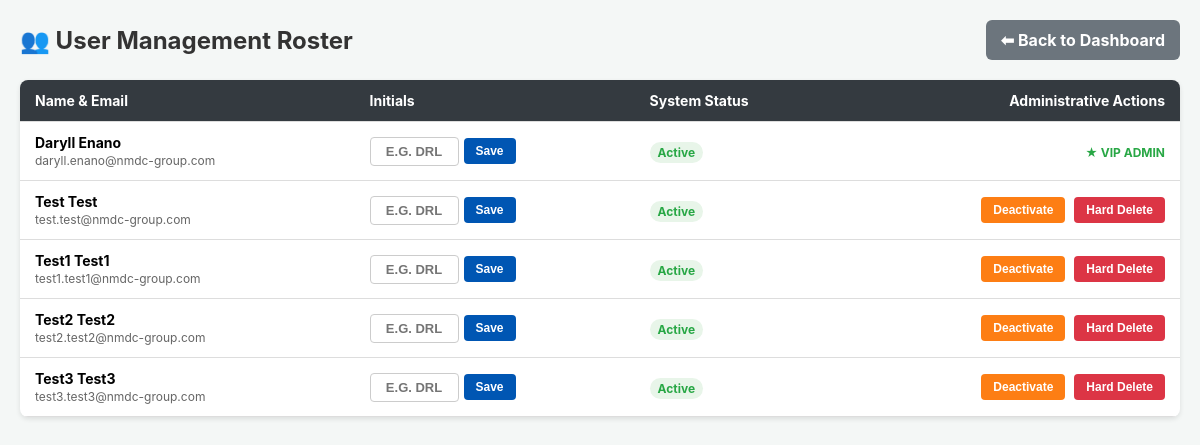
The app's page /manage_users (signed in) with its own data.
### app.py (models this page shows)
class User(UserMixin, db.Model):
    id = db.Column(db.Integer, primary_key=True)
    email = db.Column(db.String(120), unique=True, nullable=False)
    name = db.Column(db.String(100), nullable=False)
    password_hash = db.Column(db.String(256), nullable=False)
    is_approved = db.Column(db.Boolean, default=False)
    is_active = db.Column(db.Boolean, default=True)
    initials = db.Column(db.String(10), nullable=True)

### app.py (the view)
@app.route('/manage_users')
@login_required
def manage_users():
    if current_user.email not in ADMIN_EMAILS:
        flash('Access Denied: Admins only.', 'error')
        return redirect(url_for('dashboard'))
    users = User.query.order_by(User.name.asc()).all()
    return render_template('manage_users.html', users=users)

### app.py (called while the page is built)
@login_manager.user_loader
def load_user(user_id):
    return User.query.get(int(user_id))

### templates/manage_users.html (shortened to what this page needs)
<!DOCTYPE html>
<html lang="en">
<head>
</head>
<body>
    <div class="header">
        <h2 style="margin: 0; color: #333;">👥 User Management Roster</h2>
        <a href="/admin_dashboard" class="btn-back">⬅ Back to Dashboard</a>
    </div>
    <table>
        <tr>
            <th>Name & Email</th>
            <th>Initials</th>
            <th>System Status</th>
            <th style="text-align: right;">Administrative Actions</th>
        </tr>
        {% for u in users %}
        {% if u.is_approved %}
        <tr class="{% if u.is_active == False %}row-deactivated{% endif %}">
            <td>
                <strong>{{ u.name }}</strong><br>
                <span style="color:#666; font-size:12px;">{{ u.email }}</span>
            </td>
            <td>
                <form action="/update_initials/{{ u.id }}" method="POST" style="display: flex; gap: 5px; align-items: center; margin: 0;">
                    <input type="text" name="initials" value="{{ u.initials or '' }}" placeholder="e.g. DRL" maxlength="5" style="width: 75px; padding: 6px; border: 1px solid #ccc; border-radius: 4px; text-transform: uppercase; font-size: 13px; font-weight: bold; text-align: center;">
                    <button type="submit" style="background: #0056b3; color: white; border: none; padding: 6px 12px; border-radius: 4px; cursor: pointer; font-size: 12px; font-weight: bold;">Save</button>
                </form>
            </td>
            <td>
                {% if u.is_active != False %}
                    <span style="color: #28a745; font-weight: bold; background: #e8f5e9; padding: 3px 8px; border-radius: 12px; font-size: 12px;">Active</span>
                {% else %}
                    <span style="color: #dc3545; font-weight: bold; background: #fdeaea; padding: 3px 8px; border-radius: 12px; font-size: 12px;">Deactivated</span>
                {% endif %}
            </td>
            <td style="text-align: right;">
                {% if u.email not in ['daryll.enano@nmdc-group.com', 'mohamad.hediarto@nmdc-group.com', 'mok.heng@nmdc-group.com'] %}
                    <form action="/toggle_active/{{ u.id }}" method="POST" style="display:inline; margin-right: 5px;">
                        {% if u.is_active != False %}
                            <button type="submit" class="btn-action btn-deactivate" onclick="return confirm('Deactivate {{ u.name }}? They will be blocked from logging in.');">Deactivate</button>
                        {% else %}
                            <button type="submit" class="btn-action btn-reactivate">Reactivate</button>
                        {% endif %}
                    </form>
                    <form action="/delete_user/{{ u.id }}" method="POST" style="display:inline;">
                        <button type="submit" class="btn-action btn-delete" onclick="return confirm('DANGER: Permanently wipe {{ u.name }} from the database?');">Hard Delete</button>
                    </form>
                {% else %}
                    <span style="color: #28a745; font-weight: bold; font-size: 12px;">★ VIP ADMIN</span>
                {% endif %}
            </td>
        </tr>
        {% endif %}
        {% endfor %}
    </table>
</body>
</html>

### templates/manage_users.html (style rules this page uses)
body { font-family: -apple-system, BlinkMacSystemFont, Arial, sans-serif; background-color: #f4f7f6; padding: 20px; margin: 0; }
.header { display: flex; justify-content: space-between; align-items: center; margin-bottom: 20px; }
.btn-back { background-color: #6c757d; color: white; padding: 10px 15px; text-decoration: none; border-radius: 6px; font-weight: bold; }
table { width: 100%; border-collapse: collapse; background: white; border-radius: 8px; overflow: hidden; box-shadow: 0 2px 5px rgba(0,0,0,0.1); }
th, td { padding: 12px 15px; text-align: left; border-bottom: 1px solid #ddd; font-size: 14px; vertical-align: middle; }
th { background-color: #343a40; color: white; }
.btn-action { color: white; border: none; padding: 6px 12px; border-radius: 4px; cursor: pointer; font-weight: bold; font-size: 12px; }
.btn-deactivate { background: #fd7e14; }
.btn-delete { background: #dc3545; }

### records on screen
User: name "Daryll Enano", email "daryll.enano@nmdc-group.com", is_active "Active", shows "★ VIP ADMIN"
User: name "Test Test", email "test.test@nmdc-group.com", is_active "Active"
User: name "Test1 Test1", email "test1.test1@nmdc-group.com", is_active "Active"
User: name "Test2 Test2", email "test2.test2@nmdc-group.com", is_active "Active"
User: name "Test3 Test3", email "test3.test3@nmdc-group.com", is_active "Active"
